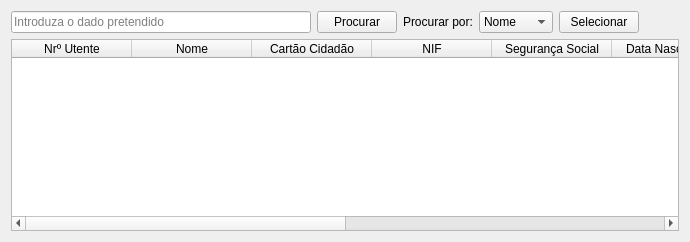
      <widget class="QWidget" name="TabMedicSearch">
       <attribute name="title">
        <string>Procurar</string>
       </attribute>
       <layout class="QGridLayout" name="gridLayout_56">
        <item row="0" column="0">
         <layout class="QGridLayout" name="gridLayout_55">
          <item row="0" column="5">
           <spacer name="horizontalSpacer_10">
            <property name="orientation">
             <enum>Qt::Horizontal</enum>
            </property>
            <property name="sizeHint" stdset="0">
             <size>
              <width>40</width>
              <height>20</height>
             </size>
            </property>
           </spacer>
          </item>
          <item row="0" column="0">
           <widget class="QLineEdit" name="nameSearchBar">
            <property name="minimumSize">
             <size>
              <width>300</width>
              <height>0</height>
             </size>
            </property>
            <property name="maximumSize">
             <size>
              <width>600</width>
              <height>16777215</height>
             </size>
            </property>
            <property name="font">
             <font>
              <family>Segoe UI</family>
              <pointsize>9</pointsize>
             </font>
            </property>
            <property name="placeholderText">
             <string>Introduza o dado pretendido</string>
            </property>
           </widget>
          </item>
          <item row="0" column="3">
           <widget class="QComboBox" name="comboBox">
            <property name="maximumSize">
             <size>
              <width>200</width>
              <height>16777215</height>
             </size>
            </property>
            <property name="font">
             <font>
              <family>Segoe UI</family>
              <pointsize>9</pointsize>
             </font>
            </property>
            <item>
             <property name="text">
              <string>Nome</string>
             </property>
            </item>
            <item>
             <property name="text">
              <string>Número</string>
             </property>
            </item>
           </widget>
          </item>
          <item row="0" column="4" alignment="Qt::AlignRight">
           <widget class="QPushButton" name="searchPatient">
            <property name="text">
             <string>Selecionar</string>
            </property>
           </widget>
          </item>
          <item row="0" column="2">
           <widget class="QLabel" name="label_146">
            <property name="maximumSize">
             <size>
              <width>150</width>
              <height>16777215</height>
             </size>
            </property>
            <property name="font">
             <font>
              <family>Segoe UI</family>
              <pointsize>9</pointsize>
             </font>
            </property>
            <property name="text">
             <string>Procurar por:</string>
            </property>
           </widget>
          </item>
          <item row="0" column="1">
           <widget class="QPushButton" name="searchPatientTrigger">
            <property name="maximumSize">
             <size>
              <width>200</width>
              <height>16777215</height>
             </size>
            </property>
            <property name="text">
             <string>Procurar</string>
            </property>
           </widget>
          </item>
         </layout>
        </item>
        <item row="1" column="0">
         <widget class="QTableWidget" name="showPatientsTable">
          <property name="enabled">
           <bool>true</bool>
          </property>
          <property name="maximumSize">
           <size>
            <width>16777215</width>
            <height>16777215</height>
           </size>
          </property>
          <property name="font">
           <font>
            <family>Segoe UI</family>
            <pointsize>9</pointsize>
           </font>
          </property>
          <property name="editTriggers">
           <set>QAbstractItemView::NoEditTriggers</set>
          </property>
          <property name="selectionMode">
           <enum>QAbstractItemView::ExtendedSelection</enum>
          </property>
          <property name="selectionBehavior">
           <enum>QAbstractItemView::SelectRows</enum>
          </property>
          <property name="showGrid">
           <bool>true</bool>
          </property>
          <property name="sortingEnabled">
           <bool>false</bool>
          </property>
          <property name="wordWrap">
           <bool>true</bool>
          </property>
          <property name="rowCount">
           <number>0</number>
          </property>
          <attribute name="horizontalHeaderDefaultSectionSize">
           <number>120</number>
          </attribute>
          <attribute name="horizontalHeaderMinimumSectionSize">
           <number>110</number>
          </attribute>
          <attribute name="horizontalHeaderStretchLastSection">
           <bool>true</bool>
          </attribute>
          <column>
           <property name="text">
            <string>Nrº Utente</string>
           </property>
          </column>
          <column>
           <property name="text">
            <string>Nome</string>
           </property>
          </column>
          <column>
           <property name="text">
            <string>Cartão Cidadão</string>
           </property>
          </column>
          <column>
           <property name="text">
            <string>NIF</string>
           </property>
          </column>
          <column>
           <property name="text">
            <string>Segurança Social</string>
           </property>
          </column>
          <column>
           <property name="text">
            <string>Data Nascimento</string>
           </property>
          </column>
          <column>
           <property name="text">
            <string>Telefone</string>
           </property>
          </column>
          <column>
           <property name="text">
            <string>Telemóvel</string>
           </property>
          </column>
          <column>
           <property name="text">
            <string>Email</string>
           </property>
          </column>
          <column>
           <property name="text">
            <string>Morada</string>
           </property>
          </column>
         </widget>
        </item>
       </layout>
      </widget>
